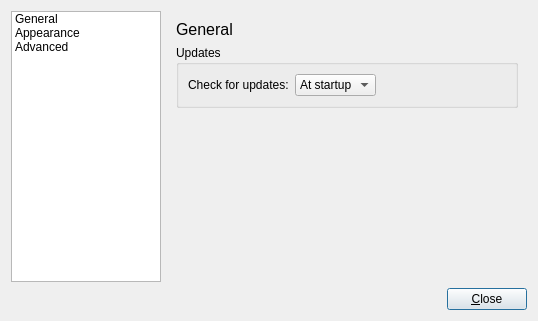
<?xml version="1.0" encoding="UTF-8"?>
<ui version="4.0">
 <class>PreferencesDialog</class>
 <widget class="QDialog" name="PreferencesDialog">
  <property name="windowModality">
   <enum>Qt::WindowModal</enum>
  </property>
  <property name="geometry">
   <rect>
    <x>0</x>
    <y>0</y>
    <width>538</width>
    <height>321</height>
   </rect>
  </property>
  <property name="sizeIncrement">
   <size>
    <width>0</width>
    <height>0</height>
   </size>
  </property>
  <property name="font">
   <font>
    <family>Ubuntu</family>
   </font>
  </property>
  <property name="windowTitle">
   <string>Preferences</string>
  </property>
  <layout class="QVBoxLayout" name="verticalLayout">
   <item>
    <layout class="QHBoxLayout" name="horizontalLayout_2">
     <item>
      <widget class="QListWidget" name="listWidget">
       <property name="sizePolicy">
        <sizepolicy hsizetype="Fixed" vsizetype="Expanding">
         <horstretch>0</horstretch>
         <verstretch>0</verstretch>
        </sizepolicy>
       </property>
       <property name="maximumSize">
        <size>
         <width>150</width>
         <height>16777215</height>
        </size>
       </property>
       <property name="iconSize">
        <size>
         <width>32</width>
         <height>32</height>
        </size>
       </property>
       <property name="currentRow">
        <number>-1</number>
       </property>
       <item>
        <property name="text">
         <string>General</string>
        </property>
        <property name="icon">
         <iconset resource="../resources/resources.qrc">
          <normaloff>:/images/icons/settings_general.png</normaloff>:/images/icons/settings_general.png</iconset>
        </property>
       </item>
       <item>
        <property name="text">
         <string>Appearance</string>
        </property>
        <property name="icon">
         <iconset resource="../resources/resources.qrc">
          <normaloff>:/images/icons/settings_appearance.png</normaloff>:/images/icons/settings_appearance.png</iconset>
        </property>
       </item>
       <item>
        <property name="text">
         <string>Advanced</string>
        </property>
        <property name="icon">
         <iconset resource="../resources/resources.qrc">
          <normaloff>:/images/icons/settings_advanced.png</normaloff>:/images/icons/settings_advanced.png</iconset>
        </property>
       </item>
      </widget>
     </item>
     <item>
      <widget class="QStackedWidget" name="stackedWidget">
       <property name="sizeIncrement">
        <size>
         <width>0</width>
         <height>0</height>
        </size>
       </property>
       <property name="currentIndex">
        <number>0</number>
       </property>
       <widget class="QWidget" name="general">
        <layout class="QVBoxLayout" name="verticalLayout_3">
         <item>
          <widget class="QLabel" name="label">
           <property name="styleSheet">
            <string notr="true">font-size: 16px;</string>
           </property>
           <property name="text">
            <string>General</string>
           </property>
          </widget>
         </item>
         <item>
          <widget class="QGroupBox" name="updateGroupBox">
           <property name="title">
            <string>Updates</string>
           </property>
           <layout class="QVBoxLayout" name="verticalLayout_2">
            <item>
             <layout class="QHBoxLayout" name="horizontalLayout_3">
              <item>
               <widget class="QLabel" name="label_2">
                <property name="text">
                 <string>Check for updates:</string>
                </property>
               </widget>
              </item>
              <item>
               <widget class="QComboBox" name="updatesComboBox">
                <property name="currentIndex">
                 <number>0</number>
                </property>
                <item>
                 <property name="text">
                  <string>At startup</string>
                 </property>
                </item>
                <item>
                 <property name="text">
                  <string>Manually</string>
                 </property>
                </item>
               </widget>
              </item>
              <item>
               <spacer name="horizontalSpacer_2">
                <property name="orientation">
                 <enum>Qt::Horizontal</enum>
                </property>
                <property name="sizeHint" stdset="0">
                 <size>
                  <width>40</width>
                  <height>20</height>
                 </size>
                </property>
               </spacer>
              </item>
             </layout>
            </item>
           </layout>
          </widget>
         </item>
         <item>
          <spacer name="verticalSpacer">
           <property name="orientation">
            <enum>Qt::Vertical</enum>
           </property>
           <property name="sizeHint" stdset="0">
            <size>
             <width>20</width>
             <height>162</height>
            </size>
           </property>
          </spacer>
         </item>
        </layout>
       </widget>
       <widget class="QWidget" name="appearance">
        <layout class="QVBoxLayout" name="verticalLayout_9">
         <item>
          <widget class="QLabel" name="label_9">
           <property name="styleSheet">
            <string notr="true">font-size: 16px;</string>
           </property>
           <property name="text">
            <string>Appearance</string>
           </property>
          </widget>
         </item>
         <item>
          <widget class="QGroupBox" name="updateGroupBox_2">
           <property name="title">
            <string>Form View</string>
           </property>
           <layout class="QVBoxLayout" name="verticalLayout_8">
            <item>
             <layout class="QHBoxLayout" name="horizontalLayout_7">
              <item>
               <widget class="QLabel" name="label_8">
                <property name="text">
                 <string>Background color:</string>
                </property>
               </widget>
              </item>
              <item>
               <widget class="QComboBox" name="formViewColorCombo">
                <property name="currentIndex">
                 <number>0</number>
                </property>
                <item>
                 <property name="text">
                  <string>Default</string>
                 </property>
                </item>
               </widget>
              </item>
              <item>
               <spacer name="horizontalSpacer_6">
                <property name="orientation">
                 <enum>Qt::Horizontal</enum>
                </property>
                <property name="sizeHint" stdset="0">
                 <size>
                  <width>40</width>
                  <height>20</height>
                 </size>
                </property>
               </spacer>
              </item>
             </layout>
            </item>
           </layout>
          </widget>
         </item>
         <item>
          <spacer name="verticalSpacer_4">
           <property name="orientation">
            <enum>Qt::Vertical</enum>
           </property>
           <property name="sizeHint" stdset="0">
            <size>
             <width>20</width>
             <height>149</height>
            </size>
           </property>
          </spacer>
         </item>
        </layout>
       </widget>
       <widget class="QWidget" name="advanced">
        <layout class="QVBoxLayout" name="verticalLayout_6">
         <item>
          <widget class="QLabel" name="label_5">
           <property name="styleSheet">
            <string notr="true">font-size: 16px;</string>
           </property>
           <property name="text">
            <string>Adanced Properties</string>
           </property>
          </widget>
         </item>
         <item>
          <widget class="QGroupBox" name="groupBox_2">
           <property name="title">
            <string>Tools</string>
           </property>
           <layout class="QVBoxLayout" name="verticalLayout_5">
            <item>
             <layout class="QHBoxLayout" name="horizontalLayout_5">
              <item>
               <widget class="QLabel" name="label_6">
                <property name="text">
                 <string>&lt;b&gt;Software Reset&lt;/b&gt;:&lt;br&gt;Reset all settings and delete all data from local database</string>
                </property>
                <property name="wordWrap">
                 <bool>true</bool>
                </property>
               </widget>
              </item>
              <item>
               <widget class="QPushButton" name="softwareResetButton">
                <property name="text">
                 <string>Reset</string>
                </property>
                <property name="autoDefault">
                 <bool>false</bool>
                </property>
               </widget>
              </item>
              <item>
               <spacer name="horizontalSpacer_4">
                <property name="orientation">
                 <enum>Qt::Horizontal</enum>
                </property>
                <property name="sizeHint" stdset="0">
                 <size>
                  <width>40</width>
                  <height>20</height>
                 </size>
                </property>
               </spacer>
              </item>
             </layout>
            </item>
           </layout>
          </widget>
         </item>
         <item>
          <spacer name="verticalSpacer_3">
           <property name="orientation">
            <enum>Qt::Vertical</enum>
           </property>
           <property name="sizeHint" stdset="0">
            <size>
             <width>20</width>
             <height>66</height>
            </size>
           </property>
          </spacer>
         </item>
        </layout>
       </widget>
      </widget>
     </item>
    </layout>
   </item>
   <item>
    <layout class="QHBoxLayout" name="horizontalLayout">
     <item>
      <spacer name="horizontalSpacer">
       <property name="orientation">
        <enum>Qt::Horizontal</enum>
       </property>
       <property name="sizeHint" stdset="0">
        <size>
         <width>40</width>
         <height>20</height>
        </size>
       </property>
      </spacer>
     </item>
     <item>
      <widget class="QPushButton" name="closeButton">
       <property name="text">
        <string>&amp;Close</string>
       </property>
       <property name="default">
        <bool>true</bool>
       </property>
      </widget>
     </item>
    </layout>
   </item>
  </layout>
 </widget>
 <resources>
  <include location="../resources/resources.qrc"/>
 </resources>
 <connections/>
</ui>
